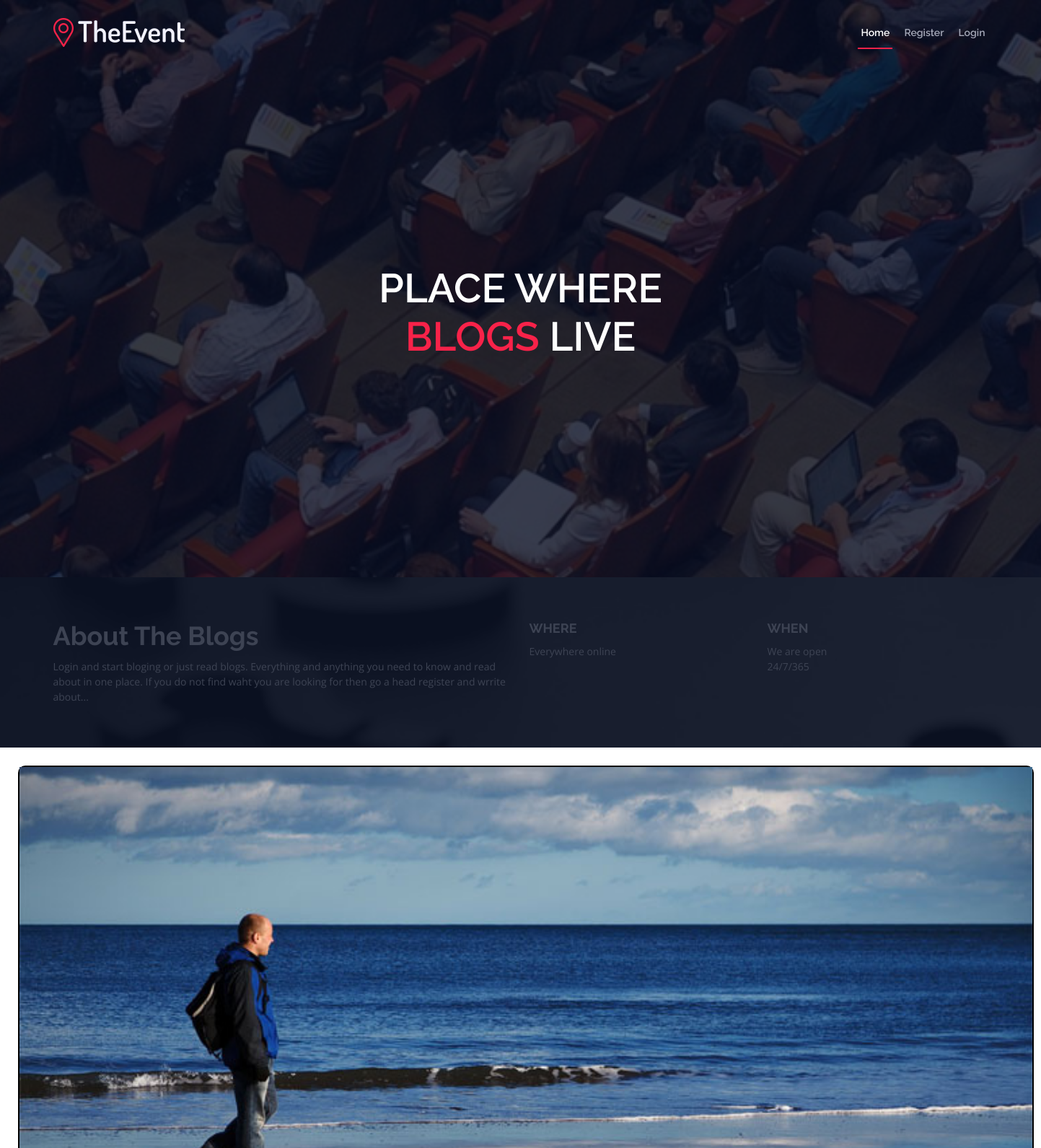
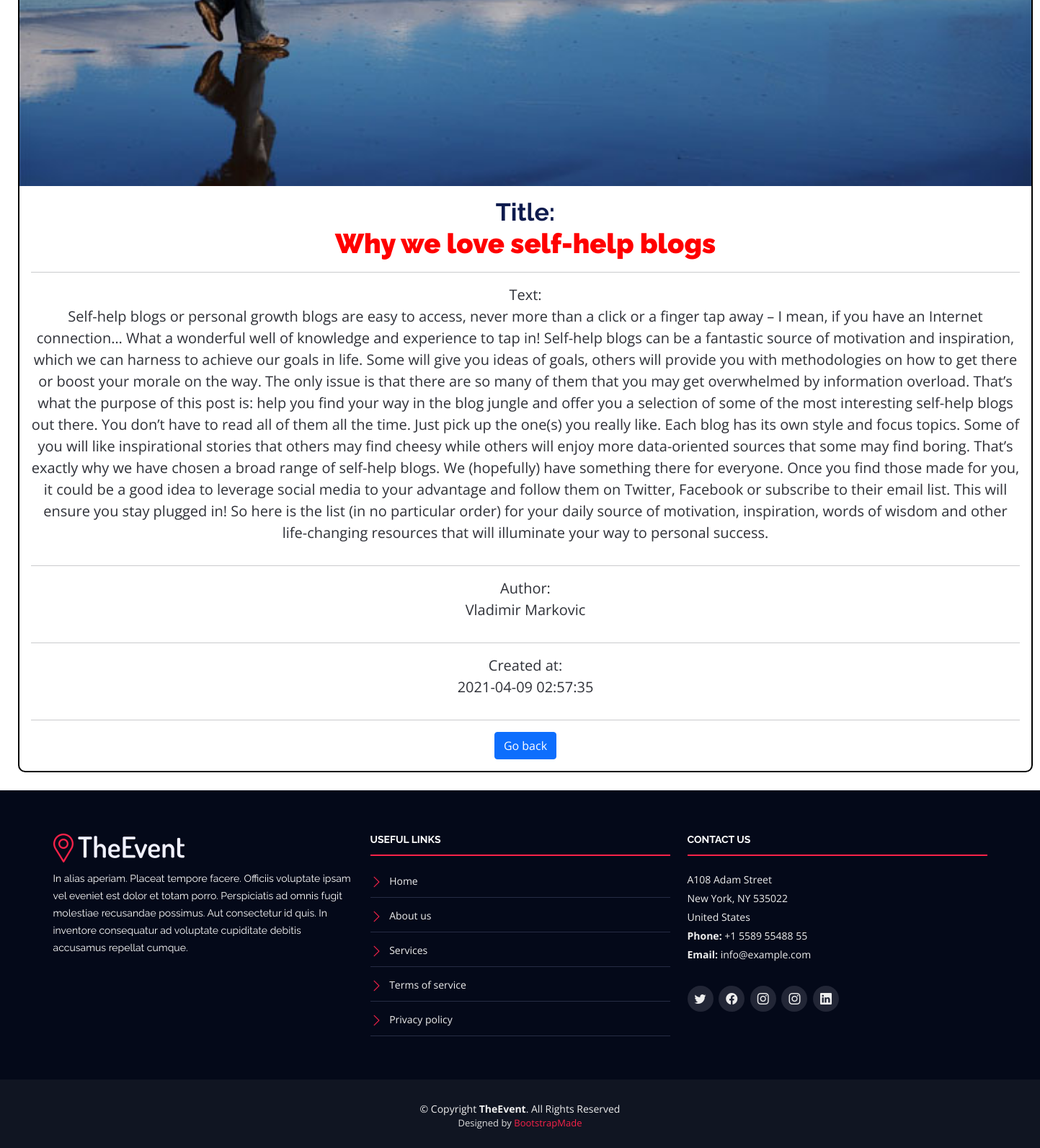
The page /single_blog.php?id=18 on the database its author committed (2 pictures, top to bottom).
### tables this page shows
CREATE TABLE `blogs` (
  `id` int(11) NOT NULL,
  `user_id` int(11) NOT NULL,
  `title` varchar(256) NOT NULL,
  `description` longtext NOT NULL,
  `picture` varchar(256) NOT NULL,
  `created_at` datetime NOT NULL,
  `approved` enum('no','yes') NOT NULL DEFAULT 'no'
);

CREATE TABLE `users` (
  `id` int(11) NOT NULL,
  `name` varchar(256) NOT NULL,
  `lastname` varchar(256) NOT NULL,
  `email` varchar(2256) NOT NULL,
  `password` varchar(256) NOT NULL,
  `admin` enum('no','yes') NOT NULL DEFAULT 'no'
);

### classes/Blog.php (called while the page is built, shortened)
<?php
class Blog extends Database
{
	public function getSingleBlog($id){
		$db = $this->connection();
		$stmt = $db->prepare("SELECT b.picture, b.title, b.id, b.description, b.created_at, u.name, u.lastname FROM blogs b JOIN users u ON b.user_id = u.id WHERE b.id = :id");
		$stmt->execute(['id'=>$id]);
		$single_result = $stmt->fetch(PDO::FETCH_OBJ);
		return $single_result;
	}
}

### single_blog.php (the view)
<?php
include_once 'assets/partials/header.php';
include_once 'classes/Blog.php';
$id = $_GET['id'];
$single = new Blog();
$blog = $single->getSingleBlog($id);
?>
<div class="row">
	<center><div class="card">
	  <img src="assets/img/post/<?=$blog->id?>/<?=$blog->picture?>"  alt="Blog">
	  <div class="card-body">
	    <h3 class="card-title">Title: <br><span><?=$blog->title?></span></h3><hr>
	    <p class="card-text">Text: <br><?=$blog->description?></p><hr>
	    <p class="card-text">Author: <br><?=$blog->name?> <?=$blog->lastname?></p><hr>
	    <p class="card-text">Created at: <br><?=$blog->created_at?></p><hr>
	    <a href="index.php" class="btn btn-primary">Go back</a>
	  </div>
</div></center>
</div>
<?php
include_once 'assets/partials/footer.php';
 ?>

### assets/css/style.css (style rules this page uses)
body { background: #fff; color: #2f3138; font-family: "Open Sans", sans-serif; }
a { color: #f82249; text-decoration: none; transition: 0.5s; }
p { padding: 0; margin: 0 0 30px 0; }
h1, h2, h3, h4, h5, h6 { font-family: "Raleway", sans-serif; font-weight: 400; margin: 0 0 20px 0; padding: 0; color: #0e1b4d; }
.card { border: 2px solid black; width: 88rem; height:auto; margin:25px; border-radius: 10px; text-align: center; }
.card-text { font-size: 20px; }
.card-title { font-weight: 700; font-size: 34px; }
.card-title span { color:red; font-weight: 900; font-size: 38px; }

### rows shown on the page
blogs: picture (picture), title "Why we love self-help blogs", description "Self-help blogs or personal growth blogs are easy to access, never more than a click or a finger tap away – I mean, if you have an Internet connection… What a wonderful well of knowledge and experience to tap in! Self-help blogs can be a fantastic source of motivation and inspiration, which we can harness to achieve our goals in life. Some will give you ideas of goals, others will provide you with methodologies on how to get there or boost your morale on the way. The only issue is that there are so many of them that you may get overwhelmed by information overload. That’s what the purpose of this post is: help you find your way in the blog jungle and offer you a selection of some of the most…", user.name "Vladimir", user.lastname "Markovic", created_at "2021-04-09 02:57:35"
